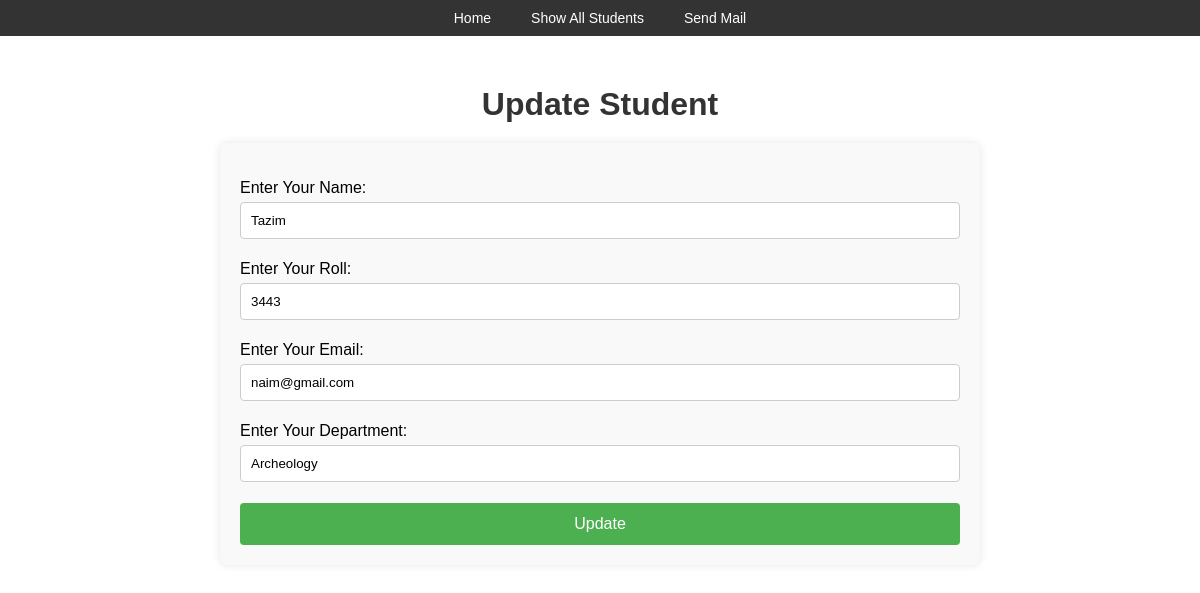
Page /updateStudent/38/ on the committed database.
### FormApp/models.py (models this page shows, shortened)
class Student(models.Model):
    name = models.CharField(max_length=100)
    roll = models.CharField(max_length=20, null=True, validators=[validate_roll])
    email = models.EmailField(max_length=100, null=True)
    department = models.CharField(max_length=20, null=True)

### FormApp/views.py (the view)
# urls.py: path('updateStudent/<int:student_id>/', views.updateStudent, name='updateStudent'),
def updateStudent(request, student_id):
    student = get_object_or_404(Student, id=student_id)
    if request.method == "POST":
        form = StudentModelForm(request.POST, instance=student)
        if form.is_valid():
            form.save()
            return redirect("showAllStudents")
        else:
            print("Form errors:", form.errors)  # Print the errors here
    else:
        form  = StudentModelForm(instance=student)  # Pass the instance for initial values
    context = {
        "form":form,
        "student":student
    }
    return render(request, 'FormApp/updateStudent.html',context)

### FormApp/forms.py
class StudentModelForm(forms.ModelForm):
    class Meta:
        model = Student
        fields = ['name','roll','email','department']
        labels = {
            'name': 'Enter Your Name',
            'roll': 'Enter Your Roll',
            'email': 'Enter Your Email',
            'department': 'Enter Your Department',
        }
        widgets = {
            'name': forms.TextInput(attrs={'placeholder': 'Enter your full name'}),
            'roll': forms.TextInput(attrs={'placeholder': 'Enter your roll number'}),  # Using TextInput for CharField
            'email': forms.EmailInput(attrs={'placeholder': 'Enter your email address'}),
            'department': forms.TextInput(attrs={'placeholder': 'Enter your department'}),
        }

### FormApp/templates/FormApp/updateStudent.html (shortened to what this page needs)
{% extends 'FormApp/navigationBar.html' %}
{% block content %}
 {% load static %}
<link rel="stylesheet" href="{% static 'FormApp/css/createStudent.css' %}">
<h1>Update Student</h1>
<div class="main">
    <form method="POST">
        {{ form.as_p }}
        <input type="submit" value="Update">
    </form>
</div>
{% endblock %}

### FormApp/static/FormApp/css/navigation.css (style rules this page uses)
body { font-family: Arial, sans-serif; margin: 0; padding: 0; }

### FormApp/static/FormApp/css/createStudent.css (style rules this page uses)
.main { width: 60%; margin: 0 auto; padding: 20px; background-color: #f9f9f9; border-radius: 8px; box-shadow: 0 0 10px rgba(0, 0, 0, 0.1); }
input[type="text"], input[type="email"], select { width: 100%; padding: 10px; margin: 5px 0; border: 1px solid #ccc; border-radius: 4px; box-sizing: border-box; }
input[type="submit"] { width: 100%; background-color: #4CAF50; color: white; padding: 12px 20px; border: none; border-radius: 4px; cursor: pointer; font-size: 16px; }
h1 { text-align: center; color: #333; margin-bottom: 20px; }

### rows in the picture
Student: name "Tazim", roll "3443", email "naim@gmail.com", department "Archeology"
